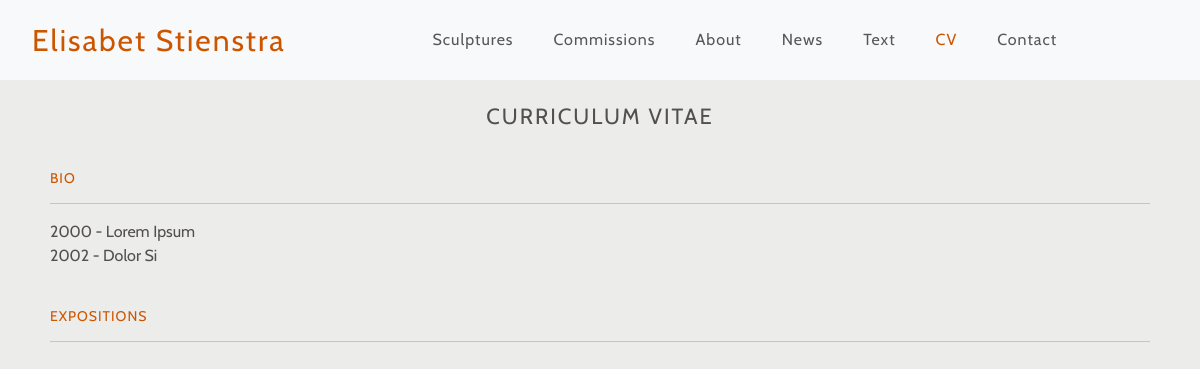
The page /cv/cv/ on the database as committed earlier.
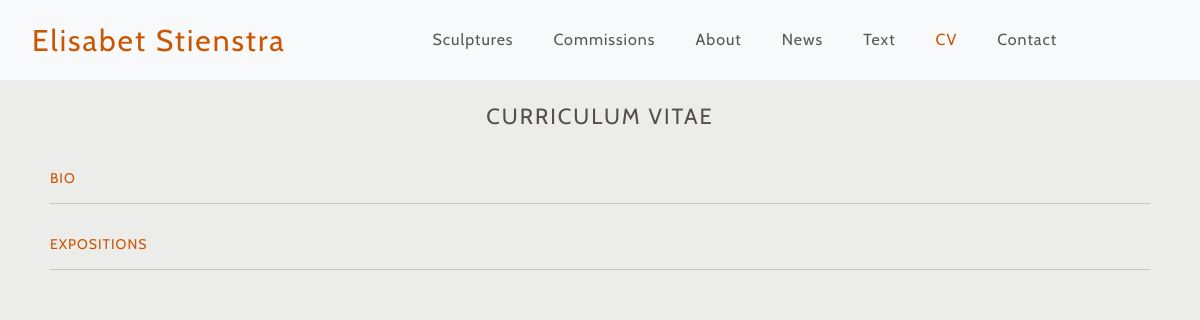
The same page on the database as committed later.
### cv/models.py (models this page shows, shortened)
class Category(models.Model):
    class Meta:
        verbose_name_plural = 'Categories'
    name = models.CharField(max_length=60)
    friendly_name = models.CharField(max_length=60, default='category')

class Cv(models.Model):
    category = models.ForeignKey(
        'Category', null=False, blank=False,
        on_delete=models.PROTECT, related_name='category')
    title = models.CharField(max_length=200, default='Item')
    description = RichTextField(blank=False, null=False)
    hide = models.BooleanField(default=False)

### cv/views.py (the view)
# urls.py: path('cv/', views.cv, name='cv'),
def cv(request):
    items = Cv.objects.all()
    category =  Category.objects.all()
    context = {
        'category': category,
        'items': items,
    }
    return render(request, "cv/cv.html", context)

### cv/templates/cv/cv.html (shortened to what this page needs)
{% extends "base.html" %}
{% load static %}
{% block content %}
    <h1 class="p-4">Curriculum Vitae</h1>
    <div class="container container-fluid">
        {% for c in category %}
        <section class="p-2">
            <h2 class="text-start">{{c.friendly_name}} </h2>
            <hr>
            {% for i in items %}
                {% if i.category == c %}
                    {% if not i.hide %}
                        <div class="col-12">
                            <p>{{ i.description|safe }}</p>
                        </div>
                    {% endif %}
                {% endif %}
            {% endfor %}
        </section>
        {% endfor %}
    </div>
{% endblock %}

Rows that differ between the two databases and show on the page:
changed Category "BIO": loses Cv (description "2000 - Lorem Ipsum 2002 - Dolor Si")
